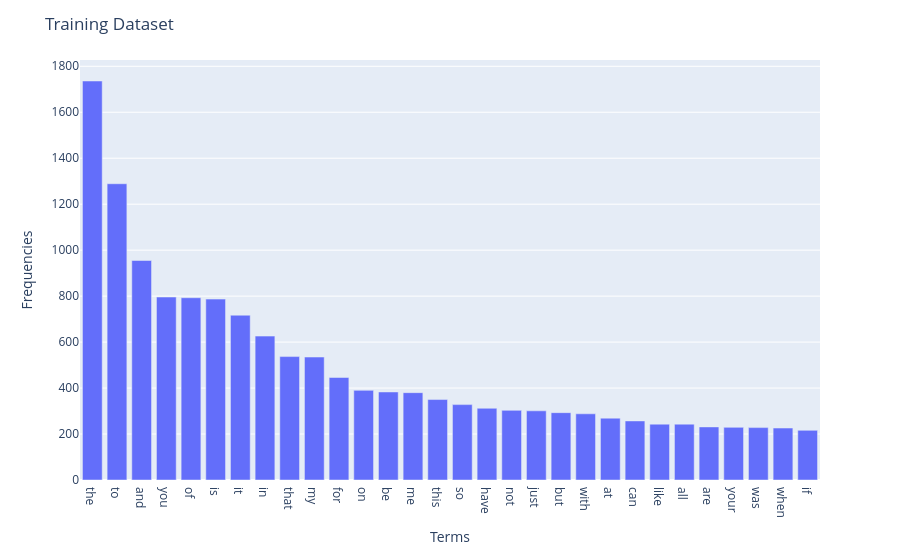

The notebook cell this image was saved under:
### Code cell
import plotly.express as px

fig = px.bar(x=Train_top_terms, y=Train_top_freqs)
fig.update_layout(
    xaxis_title="Terms",
    yaxis_title="Frequencies",
    title= 'Training Dataset'
)

fig.show()

### Figure 1 — Plotly figure (JSON) as saved in the notebook; plotly's stock layout.template omitted (floating-point values rounded to 4 significant figures)
{"data": [{"hovertemplate": "x=%{x}<br>y=%{y}<extra></extra>", "legendgroup": "", "marker": {"color": "#636efa", "pattern": {"shape": ""}}, "name": "", "orientation": "v", "showlegend": false, "textposition": "auto", "type": "bar", "x": ["the", "to", "and", "you", "of", "is", "it", "in", "that", "my", "for", "on", "be", "me", "this", "so", "have", "not", "just", "but", "with", "at", "can", "like", "all", "are", "your", "was", "when", "if"], "xaxis": "x", "y": [1736, 1289, 955, 796, 793, 787, 717, 626, 537, 535, 446, 390, 383, 380, 350, 328, 312, 303, 301, 293, 288, 269, 257, 243, 243, 231, 229, 228, 226, 216], "yaxis": "y"}], "layout": {"barmode": "relative", "legend": {"tracegroupgap": 0}, "margin": {"t": 60}, "title": {"text": "Training Dataset"}, "xaxis": {"anchor": "y", "domain": [0, 1], "title": {"text": "Terms"}}, "yaxis": {"anchor": "x", "domain": [0, 1], "title": {"text": "Frequencies"}}}}
